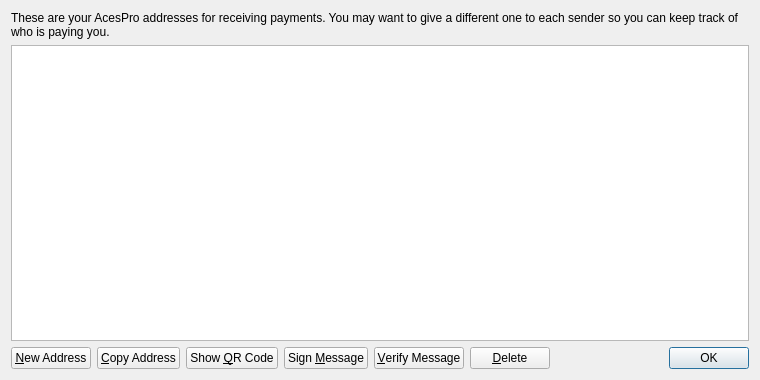
<?xml version="1.0" encoding="UTF-8"?>
<ui version="4.0">
 <class>AddressBookPage</class>
 <widget class="QWidget" name="AddressBookPage">
  <property name="geometry">
   <rect>
    <x>0</x>
    <y>0</y>
    <width>760</width>
    <height>380</height>
   </rect>
  </property>
  <property name="windowTitle">
   <string>Address Book</string>
  </property>
  <layout class="QVBoxLayout" name="verticalLayout">
   <item>
    <widget class="QLabel" name="labelExplanation">
     <property name="text">
      <string>These are your AcesPro addresses for receiving payments. You may want to give a different one to each sender so you can keep track of who is paying you.</string>
     </property>
     <property name="textFormat">
      <enum>Qt::PlainText</enum>
     </property>
     <property name="wordWrap">
      <bool>true</bool>
     </property>
    </widget>
   </item>
   <item>
    <widget class="QTableView" name="tableView">
     <property name="contextMenuPolicy">
      <enum>Qt::CustomContextMenu</enum>
     </property>
     <property name="toolTip">
      <string>Double-click to edit address or label</string>
     </property>
     <property name="tabKeyNavigation">
      <bool>false</bool>
     </property>
     <property name="alternatingRowColors">
      <bool>true</bool>
     </property>
     <property name="selectionMode">
      <enum>QAbstractItemView::SingleSelection</enum>
     </property>
     <property name="selectionBehavior">
      <enum>QAbstractItemView::SelectRows</enum>
     </property>
     <property name="sortingEnabled">
      <bool>true</bool>
     </property>
     <attribute name="verticalHeaderVisible">
      <bool>false</bool>
     </attribute>
    </widget>
   </item>
   <item>
    <layout class="QHBoxLayout" name="horizontalLayout">
     <item>
      <widget class="QPushButton" name="newAddressButton">
       <property name="toolTip">
        <string>Create a new address</string>
       </property>
       <property name="text">
        <string>&amp;New Address</string>
       </property>
       <property name="icon">
        <iconset resource="../bitcoin.qrc">
         <normaloff>:/icons/add</normaloff>:/icons/add</iconset>
       </property>
      </widget>
     </item>
     <item>
      <widget class="QPushButton" name="copyToClipboard">
       <property name="toolTip">
        <string>Copy the currently selected address to the system clipboard</string>
       </property>
       <property name="text">
        <string>&amp;Copy Address</string>
       </property>
       <property name="icon">
        <iconset resource="../bitcoin.qrc">
         <normaloff>:/icons/editcopy</normaloff>:/icons/editcopy</iconset>
       </property>
      </widget>
     </item>
     <item>
      <widget class="QPushButton" name="showQRCode">
       <property name="text">
        <string>Show &amp;QR Code</string>
       </property>
       <property name="icon">
        <iconset resource="../bitcoin.qrc">
         <normaloff>:/icons/qrcode</normaloff>:/icons/qrcode</iconset>
       </property>
      </widget>
     </item>
     <item>
      <widget class="QPushButton" name="signMessage">
       <property name="toolTip">
        <string>Sign a message to prove you own a AcesPro address</string>
       </property>
       <property name="text">
        <string>Sign &amp;Message</string>
       </property>
       <property name="icon">
        <iconset resource="../bitcoin.qrc">
         <normaloff>:/icons/edit</normaloff>:/icons/edit</iconset>
       </property>
      </widget>
     </item>
     <item>
      <widget class="QPushButton" name="verifyMessage">
       <property name="toolTip">
        <string>Verify a message to ensure it was signed with a specified AcesPro address</string>
       </property>
       <property name="text">
        <string>&amp;Verify Message</string>
       </property>
       <property name="icon">
        <iconset resource="../bitcoin.qrc">
         <normaloff>:/icons/transaction_0</normaloff>:/icons/transaction_0</iconset>
       </property>
      </widget>
     </item>
     <item>
      <widget class="QPushButton" name="deleteButton">
       <property name="toolTip">
        <string>Delete the currently selected address from the list</string>
       </property>
       <property name="text">
        <string>&amp;Delete</string>
       </property>
       <property name="icon">
        <iconset resource="../bitcoin.qrc">
         <normaloff>:/icons/remove</normaloff>:/icons/remove</iconset>
       </property>
      </widget>
     </item>
     <item>
      <spacer name="horizontalSpacer">
       <property name="orientation">
        <enum>Qt::Horizontal</enum>
       </property>
       <property name="sizeHint" stdset="0">
        <size>
         <width>40</width>
         <height>20</height>
        </size>
       </property>
      </spacer>
     </item>
     <item>
      <widget class="QDialogButtonBox" name="buttonBox">
       <property name="sizePolicy">
        <sizepolicy hsizetype="Maximum" vsizetype="Fixed">
         <horstretch>0</horstretch>
         <verstretch>0</verstretch>
        </sizepolicy>
       </property>
       <property name="standardButtons">
        <set>QDialogButtonBox::Ok</set>
       </property>
      </widget>
     </item>
    </layout>
   </item>
  </layout>
 </widget>
 <resources>
  <include location="../bitcoin.qrc"/>
 </resources>
 <connections/>
</ui>
